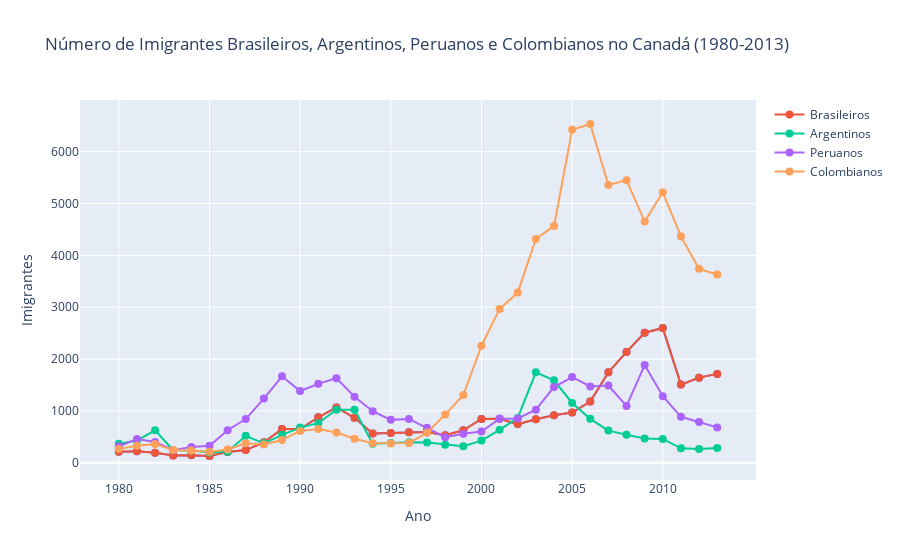

Source (notebook cell):
### Code cell
fig = px.line(dados_brasil, x='Ano', y='Imigrantes', 
              title='Número de Imigrantes Brasileiros, Argentinos, Peruanos e Colombianos no Canadá (1980-2013)',
              markers=True)
fig.add_scatter(x=dados_brasil['Ano'], y=dados_brasil['Imigrantes'], mode='lines+markers', name='Brasileiros')
fig.add_scatter(x=dados_argentina['Ano'], y=dados_argentina['Imigrantes'], mode='lines+markers', name='Argentinos')
fig.add_scatter(x=dados_peru['Ano'], y=dados_peru['Imigrantes'], mode='lines+markers', name='Peruanos')
fig.add_scatter(x=dados_colombia['Ano'], y=dados_colombia['Imigrantes'], mode='lines+markers', name='Colombianos')
fig.update_traces(marker=dict(size=8))
fig.update_xaxes(tickmode='linear', tick0=1980, dtick=5, title='Ano')
fig.update_yaxes(title='Imigrantes')
fig.show()

### Figure 1 — Plotly figure (JSON) as saved in the notebook; plotly's stock layout.template omitted (floating-point values rounded to 4 significant figures)
{"data": [{"hovertemplate": "Ano=%{x}<br>Imigrantes=%{y}<extra></extra>", "legendgroup": "", "line": {"color": "#636efa", "dash": "solid"}, "marker": {"size": 8, "symbol": "circle"}, "mode": "lines+markers", "name": "", "orientation": "v", "showlegend": false, "type": "scatter", "x": ["1980", "1981", "1982", "1983", "1984", "1985", "1986", "1987", "1988", "1989", "1990", "1991", "1992", "1993", "1994", "1995", "1996", "1997", "1998", "1999", "2000", "2001", "2002", "2003", "2004", "2005", "2006", "2007", "2008", "2009", "2010", "2011", "2012", "2013"], "xaxis": "x", "y": [211, 220, 192, 139, 145, 130, 205, 244, 394, 650, 650, 877, 1066, 866, 566, 572, 586, 591, 531, 626, 845, 847, 745, 839, 917, 969, 1181, 1746, 2138, 2509, 2598, 1508, 1642, 1714], "yaxis": "y"}, {"marker": {"size": 8}, "mode": "lines+markers", "name": "Brasileiros", "type": "scatter", "x": ["1980", "1981", "1982", "1983", "1984", "1985", "1986", "1987", "1988", "1989", "1990", "1991", "1992", "1993", "1994", "1995", "1996", "1997", "1998", "1999", "2000", "2001", "2002", "2003", "2004", "2005", "2006", "2007", "2008", "2009", "2010", "2011", "2012", "2013"], "y": [211, 220, 192, 139, 145, 130, 205, 244, 394, 650, 650, 877, 1066, 866, 566, 572, 586, 591, 531, 626, 845, 847, 745, 839, 917, 969, 1181, 1746, 2138, 2509, 2598, 1508, 1642, 1714]}, {"marker": {"size": 8}, "mode": "lines+markers", "name": "Argentinos", "type": "scatter", "x": ["1980", "1981", "1982", "1983", "1984", "1985", "1986", "1987", "1988", "1989", "1990", "1991", "1992", "1993", "1994", "1995", "1996", "1997", "1998", "1999", "2000", "2001", "2002", "2003", "2004", "2005", "2006", "2007", "2008", "2009", "2010", "2011", "2012", "2013"], "y": [368, 426, 626, 241, 237, 196, 213, 519, 374, 538, 678, 763, 1023, 1022, 366, 380, 396, 391, 349, 318, 427, 635, 865, 1745, 1591, 1153, 847, 620, 540, 467, 459, 278, 263, 282]}, {"marker": {"size": 8}, "mode": "lines+markers", "name": "Peruanos", "type": "scatter", "x": ["1980", "1981", "1982", "1983", "1984", "1985", "1986", "1987", "1988", "1989", "1990", "1991", "1992", "1993", "1994", "1995", "1996", "1997", "1998", "1999", "2000", "2001", "2002", "2003", "2004", "2005", "2006", "2007", "2008", "2009", "2010", "2011", "2012", "2013"], "y": [317, 456, 401, 241, 306, 328, 628, 843, 1237, 1667, 1384, 1522, 1632, 1274, 993, 827, 845, 676, 493, 560, 603, 849, 855, 1023, 1460, 1653, 1473, 1490, 1094, 1884, 1283, 886, 787, 682]}, {"marker": {"size": 8}, "mode": "lines+markers", "name": "Colombianos", "type": "scatter", "x": ["1980", "1981", "1982", "1983", "1984", "1985", "1986", "1987", "1988", "1989", "1990", "1991", "1992", "1993", "1994", "1995", "1996", "1997", "1998", "1999", "2000", "2001", "2002", "2003", "2004", "2005", "2006", "2007", "2008", "2009", "2010", "2011", "2012", "2013"], "y": [266, 326, 360, 244, 235, 214, 257, 376, 352, 439, 614, 652, 582, 464, 375, 371, 381, 578, 929, 1306, 2259, 2965, 3283, 4318, 4566, 6424, 6535, 5357, 5452, 4652, 5218, 4366, 3741, 3631]}], "layout": {"legend": {"tracegroupgap": 0}, "title": {"text": "Número de Imigrantes Brasileiros, Argentinos, Peruanos e Colombianos no Canadá (1980-2013)"}, "xaxis": {"anchor": "y", "domain": [0, 1], "dtick": 5, "tick0": 1980, "tickmode": "linear", "title": {"text": "Ano"}}, "yaxis": {"anchor": "x", "domain": [0, 1], "title": {"text": "Imigrantes"}}}}
